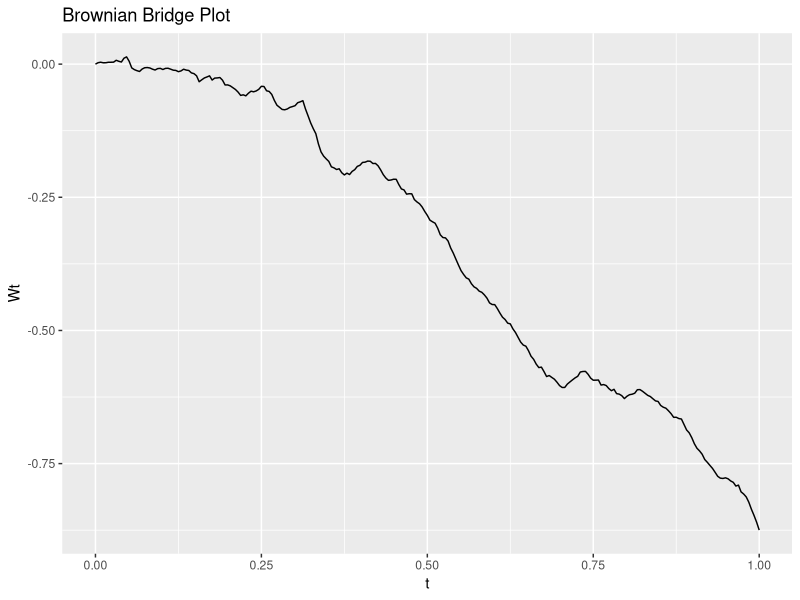

This figure's R source:
# Author : Mohamed Hafidi
# Dieses Programm wird für die Simulation der „Brownschen Bridge“ verwendet.

set.seed(3245)

brownianBride <- function(k = 8) {
  y <- rnorm(1, 0, 1)
  
  dic <- list()
  dic[["0"]] <- 0
  dic[["1"]] <- y
  
  for (i in 1:k) {
    cat("==============", i, "=============\n")
    d <- 1
    u <- 0
    t <- 1
    
    x <- dic[["0"]]
    
    s <- d / 2^i
    cat("u =", u, "\n")
    cat("s =", d / 2^i, "\n")
    
    b <- 1 / 2^(i - 1)
    sc <- b
    
    while ((d + 1) != 2^i) {
      d <- d + 2
      t <- sc
      y <- dic[[as.character(t)]]
      
      cat("y =", y, "\n")
      cat("x =", x, "\n")
      cat("t =", t, "and u =", u, "\n")
      
      dic[as.character(s)] <- rnorm(
        1,
        mean = ((t - s) * x + (s - u) * dic[[as.character(t)]]) / (t - u),
        sd = ((s - u) * (t - s)) / (t - u)
      )
      
      x <- y
      u <- sc
      
      cat("t =", t, "\n")
      cat("u =", u, "\n")
      
      s <- d / 2^i
      sc <- sc + b
      
      cat("s =", s, "\n")
      dic[as.character(s)] <- 0
    }
    
    t <- 1
    y <- dic[["1"]]
    
    cat("t =", t, "\n")
    y <- rnorm(
      1,
      mean = ((t - s) * x + (s - u) * y) / (t - u),
      sd = ((s - u) * (t - s)) / (t - u)
    )
    
    dic[as.character(s)] <- y
  }
  
  return(dic)
}

# wir nennen die Funktion 
result <- brownianBride()
print(result)

# Hier zeichnen wir das Ergebnis auf
library(ggplot2)

dic <- brownianBride()

myKeys <- sort(as.numeric(names(dic)))
sorted_dict <- dic[as.character(myKeys)]

print(sorted_dict)

x <- as.numeric(names(sorted_dict))
y <- as.numeric(sorted_dict)

df <- data.frame(x = x, y = y)
ggplot(df, aes(x = x, y = y)) +
  geom_line() +
  labs(x = "t", y = "Wt") +
  ggtitle("Brownian Bridge Plot")

# Diese Methode gibt den Wert des angegebenen Zeitpunkts t im Parameter der Funktion „conditionalBrownianBridge“ zurück
conditionalBrownianBridge <- function(t) {
  dic <- brownianBride()
  
  myKeys <- sort(as.numeric(names(dic)))
  sorted_dict <- dic[as.character(myKeys)]
  
  u_index <- which.min(abs(as.numeric(names(sorted_dict)) - t))
  u <- names(sorted_dict)[u_index]
  t_val <- as.numeric(names(sorted_dict))[u_index + 1]
  s <- (t_val + as.numeric(u)) / 2
  x <- sorted_dict[[u]]
  y <- sorted_dict[[as.character(t_val)]]
  
  return(rnorm(1, mean = ((t_val - s) * x + (s - as.numeric(u)) * y) / (t_val - as.numeric(u)), 
               sd = ((s - as.numeric(u)) * (t_val - s)) / (t_val - as.numeric(u))))
}

result <- conditionalBrownianBridge(0.1843)
print(result)

#Trapeze Funktion die Integral zwichen 0 und 1 berechnet
trapeze <- function(array) {
  n <- length(array)
  a <- 0
  b <- 1
  h <- (b - a) / n
  sumval <- 0
  
  for (i in 2:(n - 1)) {
    sumval <- sumval + 2 * array[i]
  }
  
  sumval <- h * (sumval + array[1] + array[n]) / 2
  return(sumval)
}

result <- trapeze(y)
print(result)
